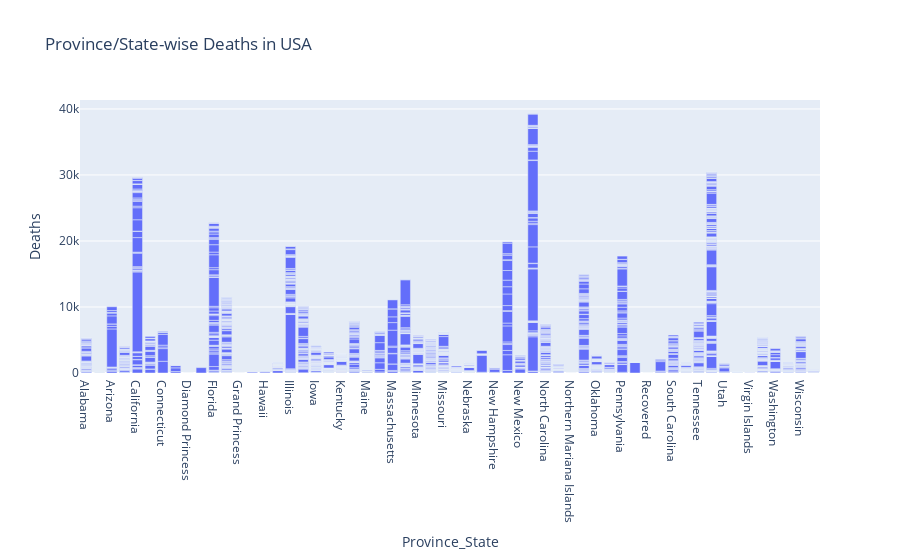

The cell this chart's notebook holds for it:
### Code cell
fig = px.bar(covid_data[covid_data['Country_Region'] == 'US'], x='Province_State', y='Deaths', title='Province/State-wise Deaths in USA')
fig.show()

### Figure 1 — Plotly figure (JSON) as saved in the notebook; plotly's stock layout.template omitted (floating-point values rounded to 4 significant figures; data arrays with more than 128 entries replaced by an {"elided": "..."} marker saying what was removed)
{"data": [{"alignmentgroup": "True", "hovertemplate": "Province_State=%{x}<br>Deaths=%{y}<extra></extra>", "legendgroup": "", "marker": {"color": "#636efa", "pattern": {"shape": ""}}, "name": "", "offsetgroup": "", "orientation": "v", "showlegend": false, "textposition": "auto", "type": "bar", "x": {"elided": "3276 str values"}, "xaxis": "x", "y": {"elided": "3276 int values"}, "yaxis": "y"}], "layout": {"barmode": "relative", "legend": {"tracegroupgap": 0}, "title": {"text": "Province/State-wise Deaths in USA"}, "xaxis": {"anchor": "y", "domain": [0, 1], "title": {"text": "Province_State"}}, "yaxis": {"anchor": "x", "domain": [0, 1], "title": {"text": "Deaths"}}}}
